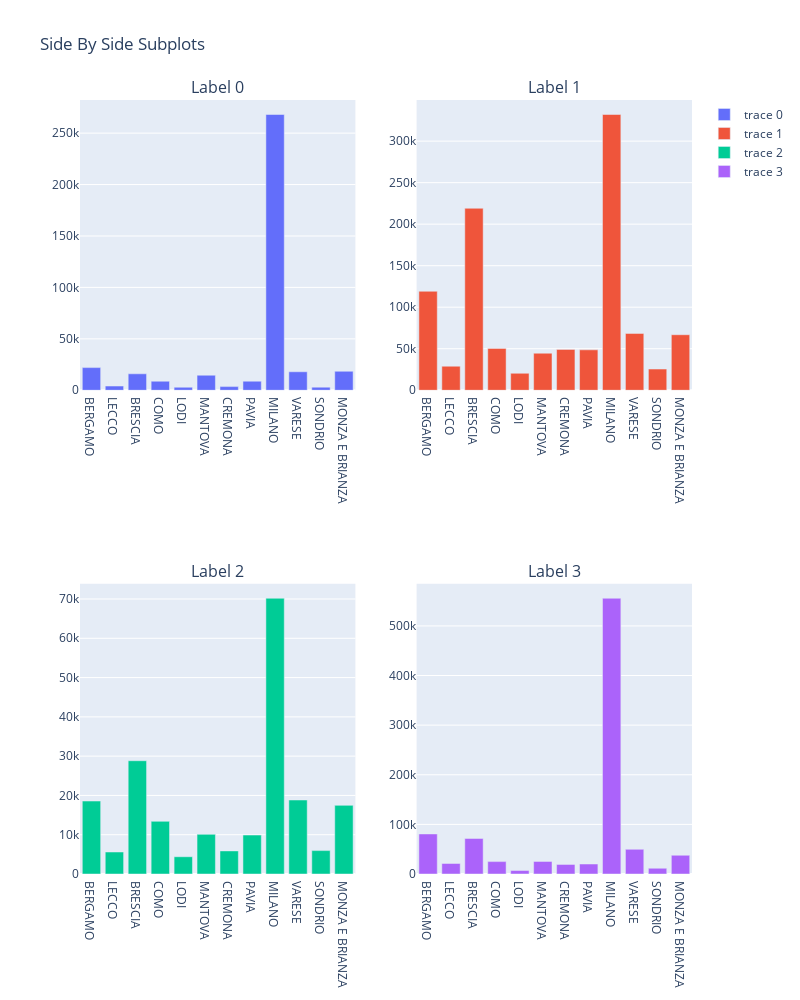

Notebook cell for this chart:
### Code cell
cc_18191 = cc_1819[(cc_1819.Label == 0)]['PROVINCIAIMPRESA'].value_counts()
cc_18191 = cc_18191.reindex(index=['BERGAMO','LECCO','BRESCIA','COMO','LODI','MANTOVA',
                                   'CREMONA','PAVIA','MILANO','VARESE','SONDRIO','MONZA E BRIANZA'])

cc_18192 =  cc_1819[(cc_1819.Label == 1)]['PROVINCIAIMPRESA'].value_counts()
cc_18192 = cc_18192.reindex(index=['BERGAMO','LECCO','BRESCIA','COMO','LODI','MANTOVA',
                                   'CREMONA','PAVIA','MILANO','VARESE','SONDRIO','MONZA E BRIANZA'])

cc_18193 =  cc_1819[(cc_1819.Label == 2)]['PROVINCIAIMPRESA'].value_counts()
cc_18193 = cc_18193.reindex(index=['BERGAMO','LECCO','BRESCIA','COMO','LODI','MANTOVA',
                                   'CREMONA','PAVIA','MILANO','VARESE','SONDRIO','MONZA E BRIANZA'])

cc_18194 =  cc_1819[(cc_1819.Label == 3)]['PROVINCIAIMPRESA'].value_counts()
cc_18194 = cc_18194.reindex(index=['BERGAMO','LECCO','BRESCIA','COMO','LODI','MANTOVA',
                                   'CREMONA','PAVIA','MILANO','VARESE','SONDRIO','MONZA E BRIANZA'])


fig = make_subplots(rows=2, cols=2,subplot_titles=("Label 0","Label 1","Label 2","Label 3"),
                    specs=[[{"type": "bar"}, {"type": "bar"}],[{"type": "bar"}, {"type": "bar"}]])

fig.add_trace(
    go.Bar(y = cc_18191.values, x = cc_18191.index),
    row=1, col=1
)

fig.add_trace(
    go.Bar(y = cc_18192.values, x = cc_18192.index),
    row=1, col=2
)

fig.add_trace(
    go.Bar(y = cc_18193.values, x = cc_18193.index),
    row=2, col=1
)

fig.add_trace(
    go.Bar(y = cc_18194.values, x = cc_18194.index),
    row=2, col=2
)

fig.update_layout(height=1000, width=800, title_text="Side By Side Subplots", showlegend=False)
fig.show()

### Figure 1 — Plotly figure (JSON) as saved in the notebook; plotly's stock layout.template omitted (floating-point values rounded to 4 significant figures)
{"data": [{"type": "bar", "x": ["BERGAMO", "LECCO", "BRESCIA", "COMO", "LODI", "MANTOVA", "CREMONA", "PAVIA", "MILANO", "VARESE", "SONDRIO", "MONZA E BRIANZA"], "xaxis": "x", "y": [22018, 4075, 15990, 8775, 2928, 14615, 3526, 8813, 268100, 17960, 3007, 18448], "yaxis": "y"}, {"type": "bar", "x": ["BERGAMO", "LECCO", "BRESCIA", "COMO", "LODI", "MANTOVA", "CREMONA", "PAVIA", "MILANO", "VARESE", "SONDRIO", "MONZA E BRIANZA"], "xaxis": "x2", "y": [119194, 28974, 219137, 50420, 20428, 44599, 49220, 48691, 332048, 68440, 25532, 66874], "yaxis": "y2"}, {"type": "bar", "x": ["BERGAMO", "LECCO", "BRESCIA", "COMO", "LODI", "MANTOVA", "CREMONA", "PAVIA", "MILANO", "VARESE", "SONDRIO", "MONZA E BRIANZA"], "xaxis": "x3", "y": [18570, 5598, 28833, 13404, 4394, 10092, 5877, 9910, 70188, 18836, 5957, 17469], "yaxis": "y3"}, {"type": "bar", "x": ["BERGAMO", "LECCO", "BRESCIA", "COMO", "LODI", "MANTOVA", "CREMONA", "PAVIA", "MILANO", "VARESE", "SONDRIO", "MONZA E BRIANZA"], "xaxis": "x4", "y": [80711, 21282, 71665, 24992, 6971, 25367, 19382, 20143, 555709, 49751, 11584, 37799], "yaxis": "y4"}], "layout": {"annotations": [{"font": {"size": 16}, "showarrow": false, "text": "Label 0", "x": 0.225, "xanchor": "center", "xref": "paper", "y": 1, "yanchor": "bottom", "yref": "paper"}, {"font": {"size": 16}, "showarrow": false, "text": "Label 1", "x": 0.775, "xanchor": "center", "xref": "paper", "y": 1, "yanchor": "bottom", "yref": "paper"}, {"font": {"size": 16}, "showarrow": false, "text": "Label 2", "x": 0.225, "xanchor": "center", "xref": "paper", "y": 0.375, "yanchor": "bottom", "yref": "paper"}, {"font": {"size": 16}, "showarrow": false, "text": "Label 3", "x": 0.775, "xanchor": "center", "xref": "paper", "y": 0.375, "yanchor": "bottom", "yref": "paper"}], "height": 1000, "title": {"text": "Side By Side Subplots"}, "width": 800, "xaxis": {"anchor": "y", "domain": [0, 0.45]}, "xaxis2": {"anchor": "y2", "domain": [0.55, 1]}, "xaxis3": {"anchor": "y3", "domain": [0, 0.45]}, "xaxis4": {"anchor": "y4", "domain": [0.55, 1]}, "yaxis": {"anchor": "x", "domain": [0.625, 1]}, "yaxis2": {"anchor": "x2", "domain": [0.625, 1]}, "yaxis3": {"anchor": "x3", "domain": [0, 0.375]}, "yaxis4": {"anchor": "x4", "domain": [0, 0.375]}}}
